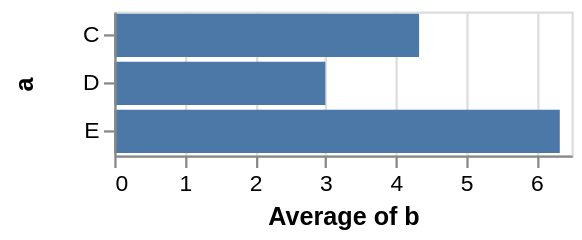

Source (Vega-Lite JSON):
### Vega specification from a JSON file in a GitHub repository (floating-point values rounded to 4 significant figures)
{"$schema": "https://vega.github.io/schema/vega/v4.json", "autosize": "pad", "padding": 5, "width": 200, "style": "cell", "data": [{"name": "source_0", "values": [{"a": "C", "b": 2}, {"a": "C", "b": 7}, {"a": "C", "b": 4}, {"a": "D", "b": 1}, {"a": "D", "b": 2}, {"a": "D", "b": 6}, {"a": "E", "b": 8}, {"a": "E", "b": 4}, {"a": "E", "b": 7}]}, {"name": "data_0", "source": "source_0", "transform": [{"type": "aggregate", "groupby": ["a"], "ops": ["average"], "fields": ["b"], "as": ["average_b"]}]}], "signals": [{"name": "y_step", "value": 21}, {"name": "height", "update": "bandspace(domain('y').length, 0.1, 0.05) * y_step"}], "marks": [{"name": "marks", "type": "rect", "style": ["bar"], "from": {"data": "data_0"}, "encode": {"update": {"fill": [{"test": "datum[\"average_b\"] === null || isNaN(datum[\"average_b\"])", "value": null}, {"value": "#4c78a8"}], "tooltip": {"signal": "{\"a\": ''+datum[\"a\"], \"Average of b\": format(datum[\"average_b\"], \"\")}"}, "x": {"scale": "x", "field": "average_b"}, "x2": {"scale": "x", "value": 0}, "y": {"scale": "y", "field": "a"}, "height": {"scale": "y", "band": true}}}}], "scales": [{"name": "x", "type": "linear", "domain": {"data": "data_0", "field": "average_b"}, "range": [0, {"signal": "width"}], "nice": true, "zero": true}, {"name": "y", "type": "band", "domain": {"data": "data_0", "field": "a", "sort": true}, "range": {"step": {"signal": "y_step"}}, "paddingInner": 0.1, "paddingOuter": 0.05}], "axes": [{"scale": "x", "orient": "bottom", "grid": false, "title": "Average of b", "labelFlush": true, "labelOverlap": true, "tickCount": {"signal": "ceil(width/40)"}, "zindex": 1}, {"scale": "x", "orient": "bottom", "gridScale": "y", "grid": true, "tickCount": {"signal": "ceil(width/40)"}, "domain": false, "labels": false, "maxExtent": 0, "minExtent": 0, "ticks": false, "zindex": 0}, {"scale": "y", "orient": "left", "grid": false, "title": "a", "zindex": 1}], "config": {"axisY": {"minExtent": 30}}}
